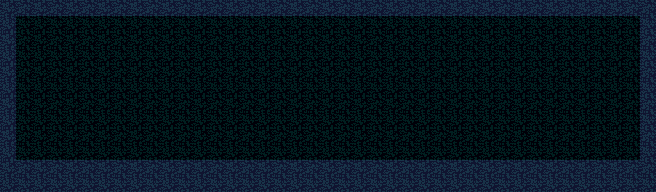

The image is a tile-based game level rendered from a .tmx file. Its description and source (layers, tilesets, objects; grid data summarised) follow:
An orthogonal 41x12 tile map with 16x16 px tiles, 2 tile layers (Back, Main) and 3 objects (3x actor).

<map version="1.4" tiledversion="1.4.1" orientation="orthogonal" renderorder="right-down" width="41" height="12" tilewidth="16" tileheight="16" infinite="0" nextlayerid="4" nextobjectid="26">
 <tileset firstgid="1" name="prtcave" tilewidth="16" tileheight="16" tilecount="256" columns="16">
  <image source="../image/prtcave.png" width="256" height="256" />
 </tileset>
 <layer id="1" name="Back" width="41" height="12">
  <data>[492 cells, 492 non-empty, 4 distinct tile ids]</data>
 </layer>
 <layer id="2" name="Main" width="41" height="12">
  <properties>
   <property name="collide" type="bool" value="true" />
  </properties>
  <data>[492 cells, 141 non-empty, 4 distinct tile ids]</data>
 </layer>
 <objectgroup draworder="index" id="3" name="Actor">
  <object id="13" name="door" type="actor" x="32" y="144" width="16" height="16">
   <properties>
    <property name="dir" type="int" value="0" />
    <property name="eve" value="door_to_common" />
    <property name="flags" value="0x4" />
    <property name="id" type="int" value="100" />
    <property name="spawn" type="int" value="0" />
   </properties>
  </object>
  <object id="24" name="ghost" type="actor" x="352" y="144" width="16" height="16">
   <properties>
    <property name="dir" type="int" value="1" />
    <property name="eve" value="none" />
    <property name="flags" value="0" />
    <property name="id" type="int" value="200" />
    <property name="spawn" type="int" value="0" />
   </properties>
  </object>
  <object id="25" name="door" type="actor" x="160" y="144" width="16" height="16">
   <properties>
    <property name="dir" type="int" value="0" />
    <property name="eve" value="door_to_silver" />
    <property name="flags" value="0x4" />
    <property name="id" type="int" value="300" />
    <property name="spawn" type="int" value="0" />
   </properties>
  </object>
 </objectgroup>
</map>
